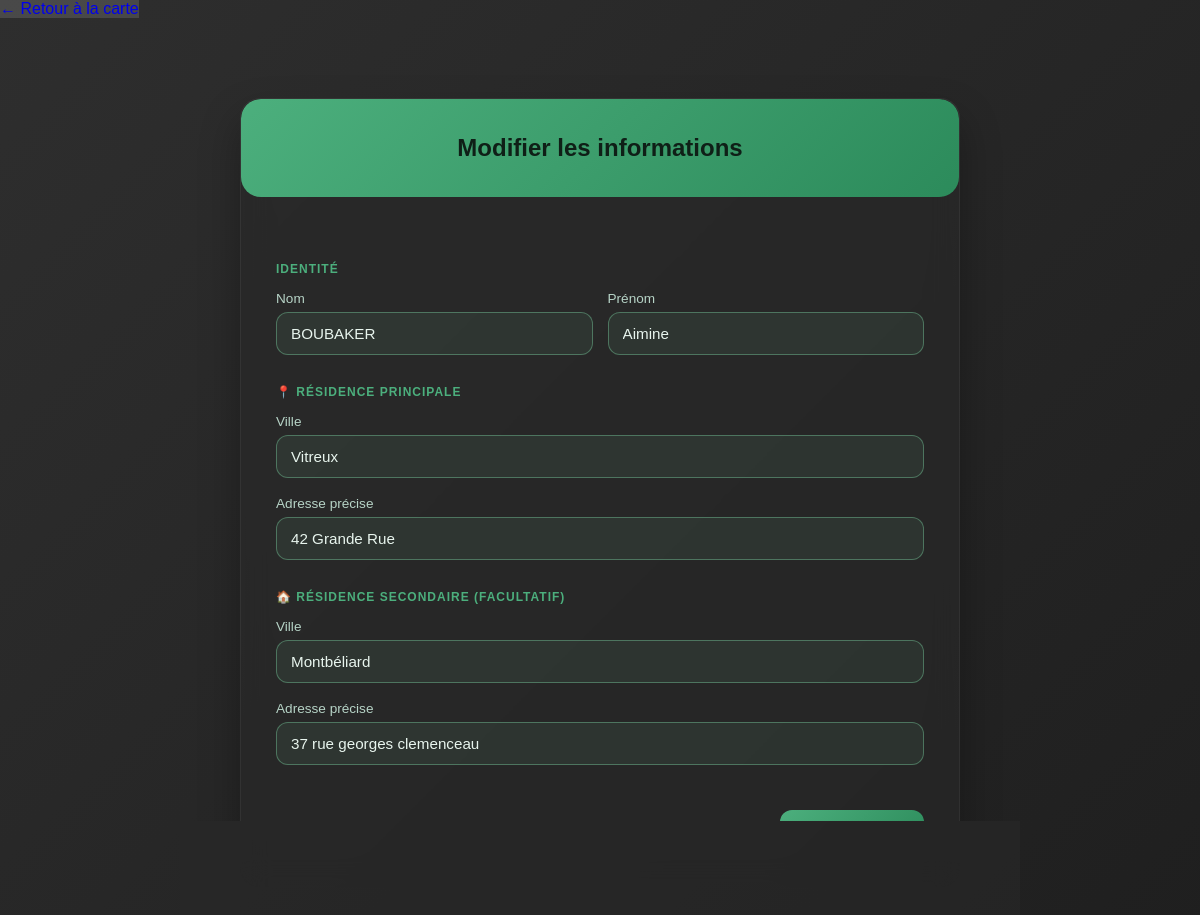
/modifier/16 (signed in), run on the app's committed database.
### tables this page shows
CREATE TABLE etudiants (
        id INTEGER PRIMARY KEY AUTOINCREMENT,
        nom TEXT NOT NULL,
        prenom TEXT NOT NULL
    );

CREATE TABLE residences (
        id INTEGER PRIMARY KEY AUTOINCREMENT,
        etudiant_id INTEGER,
        ville TEXT NOT NULL,
        adresse TEXT,
        type TEXT,
        date_debut TEXT,
        date_fin TEXT,
        lat REAL,
        lon REAL,
        FOREIGN KEY (etudiant_id) REFERENCES etudiants(id)
    );

### app.py (the view, shortened to what this page needs)
@app.route('/modifier/<int:etudiant_id>', methods=['GET', 'POST'])
def modifier(etudiant_id):
    conn = get_db_connection()
    student = conn.execute('SELECT * FROM etudiants WHERE id = ?', (etudiant_id,)).fetchone()
    residences = conn.execute('SELECT * FROM residences WHERE etudiant_id = ?', (etudiant_id,)).fetchall()
    conn.close()
    if not student:
        return redirect(url_for('index'))
    primary = None
    secondary = None
    for residence in residences:
        if residence['type'].lower().strip() == 'principale':
            primary = residence
        else:
            secondary = residence
    return render_template('modifier.html', student=student, primary=primary, secondary=secondary)

### app.py (called while the page is built, shortened)
def get_db_connection():
    conn = sqlite3.connect(DB_NAME)
    conn.row_factory = sqlite3.Row
    return conn

def get_user_by_username(username):
    conn = get_db_connection()
    user = conn.execute('SELECT * FROM users WHERE username = ?', (username,)).fetchone()
    conn.close()
    return user

def get_current_user():
    if session.get('user_id'):
        user = get_user_by_username(session.get('username', ''))
        return user
    return None

@app.context_processor
def inject_current_user():
    return {'current_user': get_current_user()}

@app.before_request
def start_weather_updates():
    global weather_thread_started

### templates/modifier.html (shortened to what this page needs)
<!DOCTYPE html>
<html lang="fr">
<head>
</head>
<body>
<a href="{{ url_for('index') }}" class="button" style="background: rgba(100, 100, 100, 0.5); margin-bottom: 20px; display: inline-block; text-decoration: none;">
    ← Retour à la carte
</a>
<div class="conteneur">
    <div class="carte">
        <div class="entete-carte">
            <h2>Modifier les informations</h2>
        </div>
        <div class="corps-carte">
            <form method="POST" action="/modifier/{{ student['id'] }}">
                <div class="separateur">Identité</div>
                <div class="ligne">
                    <div class="colonne">
                        <label class="etiquette">Nom</label>
                        <input type="text" name="nom" class="champ" value="{{ student['nom'] }}" required>
                    </div>
                    <div class="colonne">
                        <label class="etiquette">Prénom</label>
                        <input type="text" name="prenom" class="champ" value="{{ student['prenom'] }}" required>
                    </div>
                </div>
                <div class="separateur">📍 Résidence Principale</div>
                <div class="marge-bas">
                    <label class="etiquette">Ville</label>
                    <input type="text" name="ville_p" class="champ" value="{{ primary['ville'] if primary else '' }}" placeholder="ex: Montbéliard" required>
                </div>
                <div class="marge-bas">
                    <label class="etiquette">Adresse précise</label>
                    <input type="text" name="adresse_p" class="champ" value="{{ primary['adresse'] if primary else '' }}" placeholder="ex: 4 Place Tharradin">
                </div>
                <div class="separateur">🏠 Résidence Secondaire (Facultatif)</div>
                <div class="marge-bas">
                    <label class="etiquette">Ville</label>
                    <input type="text" name="ville_s" class="champ" value="{{ secondary['ville'] if secondary else '' }}">
                </div>
                <div class="marge-bas">
                    <label class="etiquette">Adresse précise</label>
                    <input type="text" name="adresse_s" class="champ" value="{{ secondary['adresse'] if secondary else '' }}">
                </div>
                <div class="marge-haut actions">
                    <a href="/" class="lien">← Retour</a>
                    <button type="submit" class="bouton">Sauvegarder</button>
                </div>
            </form>
        </div>
    </div>
</div>
</body>
</html>

### templates/modifier.html (style rules this page uses)
:root { --bg-gradient: linear-gradient(135deg, #2e2e2e, #1f1f1f); --card-bg: rgba(40, 40, 40, 0.6); --text-main: #e8f5ee; --text-label: #b7d4c7; --text-placeholder: #9fb5aa; --input-bg: rgba(126, 214, 165, 0.08); --border-color: rgba(255,255,255,0.05); --accent: #4caf7d; --accent-dark: #2c8b5b; }
body { margin: 0; font-family: 'Quicksand', sans-serif; background: var(--bg-gradient); color: var(--text-main); min-height: 100vh; }
.conteneur { max-width: 720px; margin: 60px auto; padding: 0 20px; }
.carte { background: var(--card-bg); backdrop-filter: blur(14px); border-radius: 20px; box-shadow: 0 20px 40px rgba(0, 0, 0, 0.3); overflow: hidden; border: 1px solid var(--border-color); }
.entete-carte { background: linear-gradient(135deg, var(--accent), var(--accent-dark)); color: #0f1f17; text-align: center; padding: 35px 20px; border-radius: 20px; }
.entete-carte h2 { margin: 0; font-weight: 700; }
.corps-carte { padding: 35px; }
.separateur { font-size: 0.75rem; font-weight: 600; color: var(--accent); text-transform: uppercase; letter-spacing: 1px; margin: 30px 0 15px 0; }
.ligne { display: flex; gap: 15px; flex-wrap: wrap; }
.colonne { flex: 1 1 0; min-width: 0; }
.etiquette { display: block; margin-bottom: 6px; font-size: 0.85rem; color: var(--text-label); }
.champ { width: 100%; padding: 12px 14px; border-radius: 12px; border: 1px solid rgba(126, 214, 165, 0.4); font-size: 0.95rem; background: var(--input-bg); color: var(--text-main); transition: all 0.2s ease; box-sizing: border-box; }
.champ::placeholder { color: var(--text-placeholder); }
.marge-bas { margin-bottom: 18px; }
.marge-haut { margin-top: 45px; }
.actions { display: flex; justify-content: space-between; align-items: center; }
.bouton { background: linear-gradient(135deg, var(--accent), var(--accent-dark)); color: #0f1f17; border: none; padding: 12px 26px; border-radius: 12px; cursor: pointer; font-size: 0.95rem; font-weight: 600; transition: all 0.2s ease; }
.lien { color: var(--text-placeholder); text-decoration: none; font-size: 0.9rem; }

### data on the page
etudiants: nom "BOUBAKER", prenom "Aimine"
residences: ville_p "Vitreux", adresse_p "42 Grande Rue"
residences: ville_s "Montbéliard", adresse_s "37 rue georges clemenceau"
